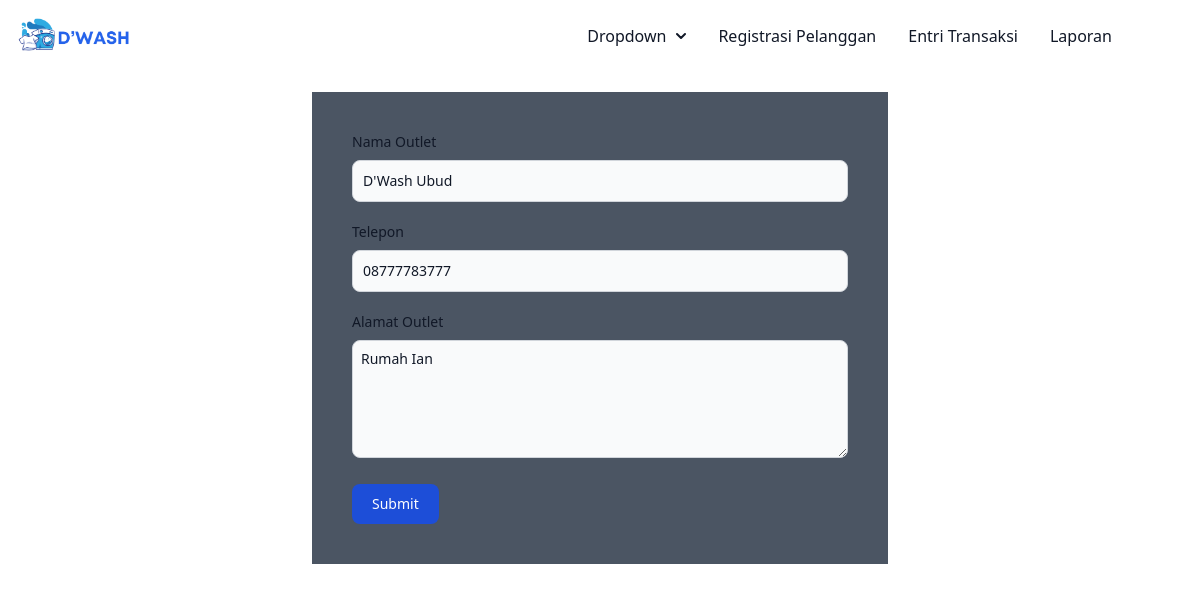
The page /dashboard.php?page=editOutlet&id=9 (signed in) on the database its author committed.
### tables this page shows
CREATE TABLE `tb_outlet` (
  `id` int(11) NOT NULL,
  `nama` varchar(100) NOT NULL,
  `alamat` text NOT NULL,
  `telepon` varchar(15) NOT NULL
);

### edit/editOutlet.php (the view, shortened to what this page needs)
<?php
$id = $_GET['id'];
$query = mysqli_query($koneksi, "SELECT * FROM tb_outlet WHERE id='$id'");
$data = mysqli_fetch_assoc($query);
?>
<!DOCTYPE html>
<html lang="en">
<head>
</head>
<body>
        <form action="edit/prosesEditOutlet.php" method="POST" class="bg-gray-600 max-w-xl mx-auto p-10 mt-5">
            <div class="mb-5">
    <label for="namaOutlet" class="block mb-2 text-sm font-medium text-gray-900 dark:text-white">Nama Outlet</label>
    <input type="text" name="namaOutlet" id="namaOutlet" class="bg-gray-50 border border-gray-300 text-gray-900 text-sm rounded-lg focus:ring-blue-500 focus:border-blue-500 block w-full p-2.5 dark:bg-gray-700 dark:border-gray-600 dark:placeholder-gray-400 dark:text-white dark:focus:ring-blue-500 dark:focus:border-blue-500" placeholder="Isi Nama Outlet Anda" value="<?=$data["nama"]?>" required>
  </div>
            <div class="mb-5">
    <label for="telp" class="block mb-2 text-sm font-medium text-gray-900 dark:text-white">Telepon</label>
    <input type="text" name="telepon" id="telp" class="bg-gray-50 border border-gray-300 text-gray-900 text-sm rounded-lg focus:ring-blue-500 focus:border-blue-500 block w-full p-2.5 dark:bg-gray-700 dark:border-gray-600 dark:placeholder-gray-400 dark:text-white dark:focus:ring-blue-500 dark:focus:border-blue-500" placeholder="Isi Nomor Outlet" value="<?=$data["telepon"]?>" required>
  </div>
            <div class="mb-5">
    <label for="alamatOutlet" class="block mb-2 text-sm font-medium text-gray-900 dark:text-white">Alamat Outlet</label>
    <textarea name="alamatOutlet" id="alamatOutlet"  rows="5" class="w-full bg-gray-50 border border-gray-300 text-gray-900 text-sm rounded-lg focus:ring-blue-500 focus:border-blue-500  dark:bg-gray-700 dark:border-gray-600 dark:placeholder-gray-400 dark:text-white dark:focus:ring-blue-500 dark:focus:border-blue-500 p-2" placeholder="Isi Alamat Outlet"><?=$data["alamat"]?></textarea>
  </div>
  <button type="submit" class="text-white bg-blue-700 hover:bg-blue-800 focus:ring-4 focus:outline-none focus:ring-blue-300 font-medium rounded-lg text-sm w-full sm:w-auto px-5 py-2.5 text-center dark:bg-blue-600 dark:hover:bg-blue-700 dark:focus:ring-blue-800">Submit</button>
        </form>
</body>
</html>

### rows shown on the page
tb_outlet: namaOutlet "D'Wash Ubud", telepon "08777783777", alamatOutlet "Rumah Ian"
